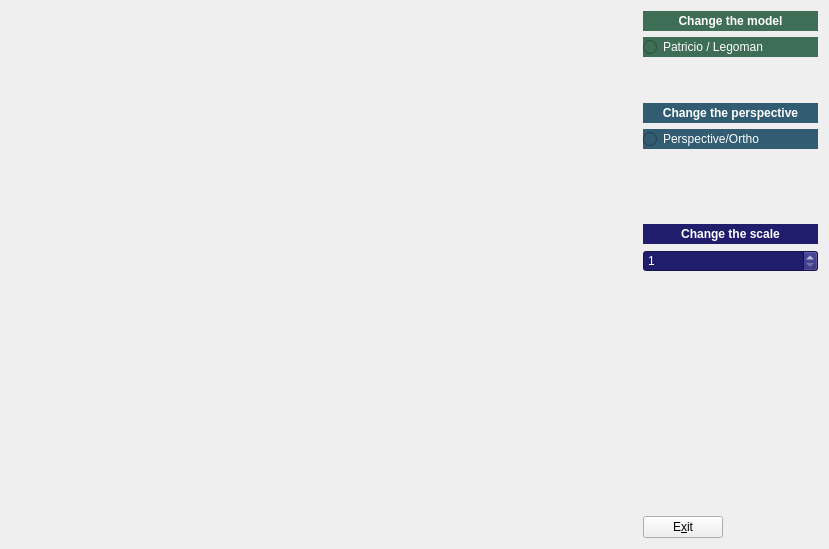
<?xml version="1.0" encoding="UTF-8"?>
<ui version="4.0">
 <class>MyForm</class>
 <widget class="QWidget" name="MyForm">
  <property name="geometry">
   <rect>
    <x>0</x>
    <y>0</y>
    <width>829</width>
    <height>549</height>
   </rect>
  </property>
  <property name="windowTitle">
   <string>Patricio / Legoman</string>
  </property>
  <layout class="QHBoxLayout" name="horizontalLayout">
   <item>
    <widget class="MyGLWidget" name="widget" native="true">
     <property name="sizePolicy">
      <sizepolicy hsizetype="Expanding" vsizetype="Expanding">
       <horstretch>0</horstretch>
       <verstretch>0</verstretch>
      </sizepolicy>
     </property>
    </widget>
   </item>
   <item>
    <layout class="QVBoxLayout" name="verticalLayout_3">
     <item>
      <layout class="QVBoxLayout" name="verticalLayout">
       <item>
        <layout class="QVBoxLayout" name="verticalLayout_8">
         <item>
          <widget class="QLabel" name="label">
           <property name="minimumSize">
            <size>
             <width>175</width>
             <height>20</height>
            </size>
           </property>
           <property name="font">
            <font>
             <weight>75</weight>
             <bold>true</bold>
            </font>
           </property>
           <property name="styleSheet">
            <string notr="true">color: white;
background-color: rgb(63, 110, 87);</string>
           </property>
           <property name="text">
            <string>Change the model</string>
           </property>
           <property name="alignment">
            <set>Qt::AlignCenter</set>
           </property>
          </widget>
         </item>
         <item>
          <widget class="QRadioButton" name="radioButton">
           <property name="sizePolicy">
            <sizepolicy hsizetype="Minimum" vsizetype="Fixed">
             <horstretch>0</horstretch>
             <verstretch>0</verstretch>
            </sizepolicy>
           </property>
           <property name="minimumSize">
            <size>
             <width>175</width>
             <height>20</height>
            </size>
           </property>
           <property name="styleSheet">
            <string notr="true">color: white;
background-color: rgb(63, 110, 87);</string>
           </property>
           <property name="text">
            <string>Patricio / Legoman</string>
           </property>
          </widget>
         </item>
         <item>
          <spacer name="verticalSpacer_2">
           <property name="orientation">
            <enum>Qt::Vertical</enum>
           </property>
           <property name="sizeType">
            <enum>QSizePolicy::Minimum</enum>
           </property>
           <property name="sizeHint" stdset="0">
            <size>
             <width>20</width>
             <height>40</height>
            </size>
           </property>
          </spacer>
         </item>
        </layout>
       </item>
       <item>
        <layout class="QVBoxLayout" name="verticalLayout_7">
         <item>
          <widget class="QLabel" name="label_2">
           <property name="sizePolicy">
            <sizepolicy hsizetype="Preferred" vsizetype="Preferred">
             <horstretch>0</horstretch>
             <verstretch>0</verstretch>
            </sizepolicy>
           </property>
           <property name="minimumSize">
            <size>
             <width>175</width>
             <height>20</height>
            </size>
           </property>
           <property name="font">
            <font>
             <weight>75</weight>
             <bold>true</bold>
            </font>
           </property>
           <property name="styleSheet">
            <string notr="true">color: white;
background-color: rgb(49, 92, 114);</string>
           </property>
           <property name="text">
            <string>Change the perspective</string>
           </property>
           <property name="alignment">
            <set>Qt::AlignCenter</set>
           </property>
          </widget>
         </item>
         <item>
          <widget class="QRadioButton" name="radioButton_2">
           <property name="sizePolicy">
            <sizepolicy hsizetype="Minimum" vsizetype="Fixed">
             <horstretch>0</horstretch>
             <verstretch>0</verstretch>
            </sizepolicy>
           </property>
           <property name="minimumSize">
            <size>
             <width>175</width>
             <height>20</height>
            </size>
           </property>
           <property name="styleSheet">
            <string notr="true">color: white;
background-color: rgb(49, 92, 114);</string>
           </property>
           <property name="text">
            <string>Perspective/Ortho</string>
           </property>
          </widget>
         </item>
        </layout>
       </item>
       <item>
        <spacer name="verticalSpacer_3">
         <property name="orientation">
          <enum>Qt::Vertical</enum>
         </property>
         <property name="sizeHint" stdset="0">
          <size>
           <width>20</width>
           <height>40</height>
          </size>
         </property>
        </spacer>
       </item>
       <item>
        <layout class="QVBoxLayout" name="verticalLayout_6">
         <item>
          <widget class="QLabel" name="label_3">
           <property name="minimumSize">
            <size>
             <width>175</width>
             <height>20</height>
            </size>
           </property>
           <property name="font">
            <font>
             <weight>75</weight>
             <bold>true</bold>
            </font>
           </property>
           <property name="styleSheet">
            <string notr="true">color: white;
background-color: rgb(32, 29, 108);</string>
           </property>
           <property name="text">
            <string>Change the scale</string>
           </property>
           <property name="alignment">
            <set>Qt::AlignCenter</set>
           </property>
          </widget>
         </item>
         <item>
          <widget class="QSpinBox" name="spinBox">
           <property name="minimumSize">
            <size>
             <width>175</width>
             <height>20</height>
            </size>
           </property>
           <property name="styleSheet">
            <string notr="true">color: white;
background-color: rgb(32, 29, 108);</string>
           </property>
           <property name="minimum">
            <number>1</number>
           </property>
           <property name="maximum">
            <number>100</number>
           </property>
          </widget>
         </item>
        </layout>
       </item>
      </layout>
     </item>
     <item>
      <layout class="QVBoxLayout" name="verticalLayout_2">
       <item>
        <spacer name="verticalSpacer">
         <property name="orientation">
          <enum>Qt::Vertical</enum>
         </property>
         <property name="sizeHint" stdset="0">
          <size>
           <width>20</width>
           <height>40</height>
          </size>
         </property>
        </spacer>
       </item>
       <item>
        <widget class="QPushButton" name="pushButton">
         <property name="sizePolicy">
          <sizepolicy hsizetype="Fixed" vsizetype="Fixed">
           <horstretch>0</horstretch>
           <verstretch>0</verstretch>
          </sizepolicy>
         </property>
         <property name="text">
          <string>E&amp;xit</string>
         </property>
        </widget>
       </item>
      </layout>
     </item>
    </layout>
   </item>
  </layout>
 </widget>
 <customwidgets>
  <customwidget>
   <class>MyGLWidget</class>
   <extends>QWidget</extends>
   <header>MyGLWidget.h</header>
   <container>1</container>
   <slots>
    <slot>changeFOV(int)</slot>
    <slot>changeModel()</slot>
    <slot>changePerspective()</slot>
    <slot>changeScale(int)</slot>
   </slots>
  </customwidget>
 </customwidgets>
 <resources/>
 <connections>
  <connection>
   <sender>pushButton</sender>
   <signal>clicked()</signal>
   <receiver>MyForm</receiver>
   <slot>close()</slot>
   <hints>
    <hint type="sourcelabel">
     <x>698</x>
     <y>536</y>
    </hint>
    <hint type="destinationlabel">
     <x>828</x>
     <y>529</y>
    </hint>
   </hints>
  </connection>
  <connection>
   <sender>radioButton</sender>
   <signal>clicked()</signal>
   <receiver>widget</receiver>
   <slot>changeModel()</slot>
   <hints>
    <hint type="sourcelabel">
     <x>707</x>
     <y>49</y>
    </hint>
    <hint type="destinationlabel">
     <x>623</x>
     <y>49</y>
    </hint>
   </hints>
  </connection>
  <connection>
   <sender>radioButton_2</sender>
   <signal>clicked()</signal>
   <receiver>widget</receiver>
   <slot>changePerspective()</slot>
   <hints>
    <hint type="sourcelabel">
     <x>727</x>
     <y>100</y>
    </hint>
    <hint type="destinationlabel">
     <x>595</x>
     <y>103</y>
    </hint>
   </hints>
  </connection>
  <connection>
   <sender>spinBox</sender>
   <signal>valueChanged(int)</signal>
   <receiver>widget</receiver>
   <slot>changeScale(int)</slot>
   <hints>
    <hint type="sourcelabel">
     <x>816</x>
     <y>167</y>
    </hint>
    <hint type="destinationlabel">
     <x>630</x>
     <y>130</y>
    </hint>
   </hints>
  </connection>
 </connections>
</ui>
